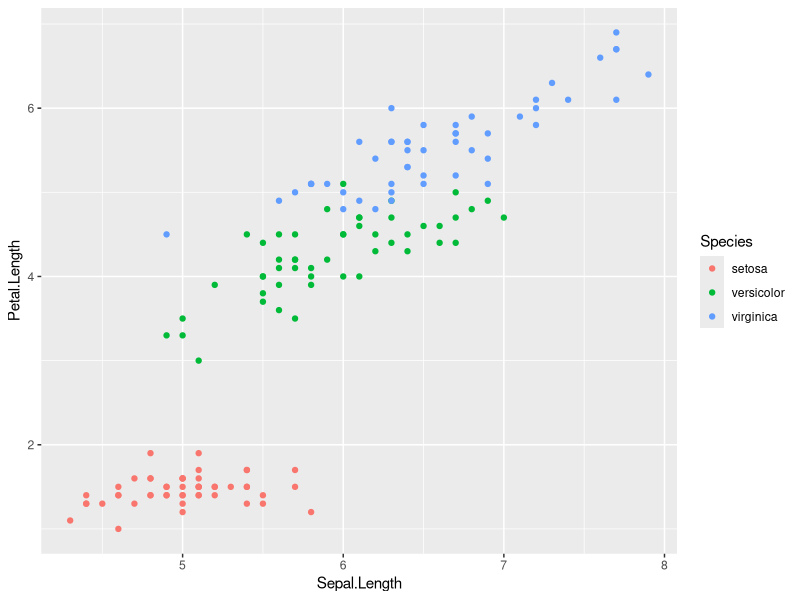
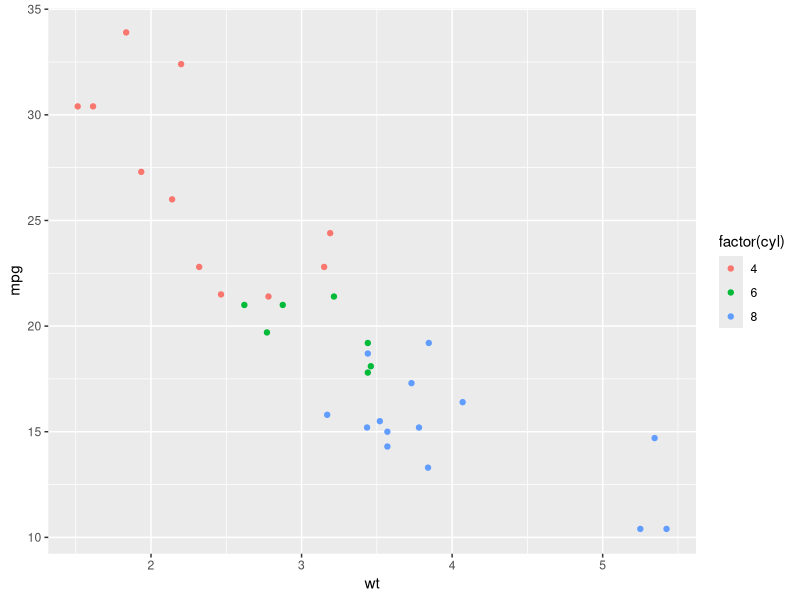
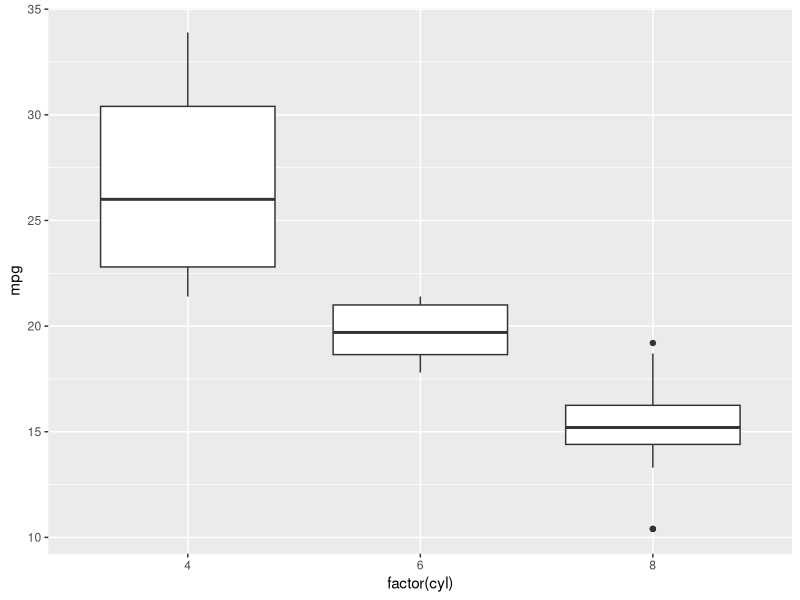

Source code (R) for these figures, in order:
## ---- chunk 1
library(ggplot2)
qplot(Sepal.Length, Petal.Length, data = iris, color = Species)
## ---- chunk 2
qplot(wt, mpg, data=mtcars, colour=factor(cyl))
## ---- chunk 3
qplot(factor(cyl), mpg, data = mtcars, geom = "boxplot")
## ---- chunk 4
library(xtable)
options(xtable.comment = FALSE)
options(xtable.booktabs = TRUE)
xtable(head(mtcars[,1:6]), caption = "First rows of mtcars")
